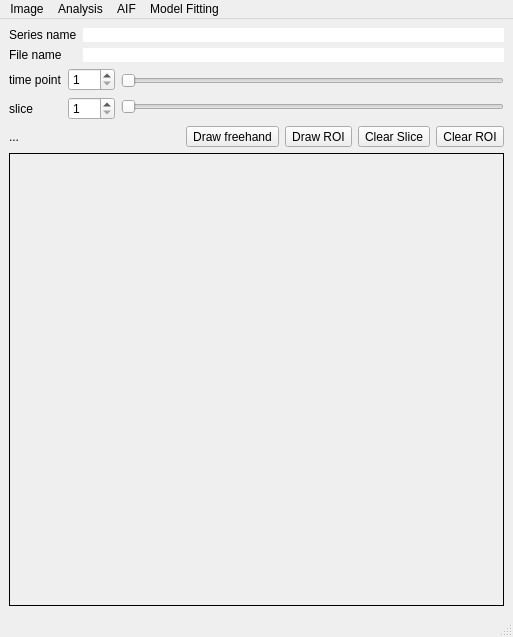
<?xml version="1.0" encoding="UTF-8"?>
<ui version="4.0">
 <class>MainWindow</class>
 <widget class="QMainWindow" name="MainWindow">
  <property name="geometry">
   <rect>
    <x>0</x>
    <y>0</y>
    <width>513</width>
    <height>637</height>
   </rect>
  </property>
  <property name="windowTitle">
   <string>Time Series Viewer</string>
  </property>
  <property name="unifiedTitleAndToolBarOnMac">
   <bool>false</bool>
  </property>
  <widget class="QWidget" name="centralwidget">
   <property name="sizePolicy">
    <sizepolicy hsizetype="Expanding" vsizetype="Expanding">
     <horstretch>0</horstretch>
     <verstretch>0</verstretch>
    </sizepolicy>
   </property>
   <layout class="QGridLayout" name="gridLayout">
    <item row="0" column="0">
     <layout class="QVBoxLayout" name="verticalLayout_6">
      <item>
       <layout class="QHBoxLayout" name="horizontalLayout_2">
        <item>
         <layout class="QVBoxLayout" name="verticalLayout_4">
          <property name="sizeConstraint">
           <enum>QLayout::SetMaximumSize</enum>
          </property>
          <item>
           <widget class="QLabel" name="label_4">
            <property name="sizePolicy">
             <sizepolicy hsizetype="Fixed" vsizetype="Preferred">
              <horstretch>0</horstretch>
              <verstretch>0</verstretch>
             </sizepolicy>
            </property>
            <property name="text">
             <string>Series name</string>
            </property>
           </widget>
          </item>
          <item>
           <widget class="QLabel" name="label_5">
            <property name="sizePolicy">
             <sizepolicy hsizetype="Fixed" vsizetype="Preferred">
              <horstretch>0</horstretch>
              <verstretch>0</verstretch>
             </sizepolicy>
            </property>
            <property name="text">
             <string>File name</string>
            </property>
           </widget>
          </item>
         </layout>
        </item>
        <item>
         <layout class="QVBoxLayout" name="verticalLayout_5">
          <item>
           <widget class="QLabel" name="seriesLabel">
            <property name="sizePolicy">
             <sizepolicy hsizetype="MinimumExpanding" vsizetype="Preferred">
              <horstretch>0</horstretch>
              <verstretch>0</verstretch>
             </sizepolicy>
            </property>
            <property name="autoFillBackground">
             <bool>false</bool>
            </property>
            <property name="styleSheet">
             <string notr="true">background-color : white</string>
            </property>
            <property name="text">
             <string/>
            </property>
            <property name="alignment">
             <set>Qt::AlignJustify|Qt::AlignVCenter</set>
            </property>
           </widget>
          </item>
          <item>
           <widget class="QLabel" name="fileNameLabel">
            <property name="sizePolicy">
             <sizepolicy hsizetype="MinimumExpanding" vsizetype="Preferred">
              <horstretch>0</horstretch>
              <verstretch>0</verstretch>
             </sizepolicy>
            </property>
            <property name="styleSheet">
             <string notr="true">background-color : white</string>
            </property>
            <property name="text">
             <string/>
            </property>
            <property name="alignment">
             <set>Qt::AlignJustify|Qt::AlignVCenter</set>
            </property>
           </widget>
          </item>
         </layout>
        </item>
       </layout>
      </item>
      <item>
       <layout class="QHBoxLayout" name="horizontalLayout">
        <item>
         <layout class="QVBoxLayout" name="verticalLayout">
          <item>
           <widget class="QLabel" name="label_3">
            <property name="text">
             <string>time point</string>
            </property>
           </widget>
          </item>
          <item>
           <widget class="QLabel" name="label_2">
            <property name="text">
             <string>slice</string>
            </property>
           </widget>
          </item>
         </layout>
        </item>
        <item>
         <layout class="QVBoxLayout" name="verticalLayout_2">
          <item>
           <widget class="QSpinBox" name="spinTime">
            <property name="minimum">
             <number>1</number>
            </property>
           </widget>
          </item>
          <item>
           <widget class="QSpinBox" name="spinSlice">
            <property name="minimum">
             <number>1</number>
            </property>
            <property name="maximum">
             <number>100</number>
            </property>
           </widget>
          </item>
         </layout>
        </item>
        <item>
         <layout class="QVBoxLayout" name="verticalLayout_3">
          <item>
           <widget class="QSlider" name="sliderTime">
            <property name="minimum">
             <number>1</number>
            </property>
            <property name="orientation">
             <enum>Qt::Horizontal</enum>
            </property>
           </widget>
          </item>
          <item>
           <widget class="QSlider" name="sliderSlice">
            <property name="minimum">
             <number>1</number>
            </property>
            <property name="orientation">
             <enum>Qt::Horizontal</enum>
            </property>
           </widget>
          </item>
         </layout>
        </item>
       </layout>
      </item>
      <item>
       <layout class="QHBoxLayout" name="horizontalLayout_3">
        <item>
         <widget class="QLabel" name="pixelVal">
          <property name="text">
           <string>...</string>
          </property>
         </widget>
        </item>
        <item>
         <spacer name="horizontalSpacer_2">
          <property name="orientation">
           <enum>Qt::Horizontal</enum>
          </property>
          <property name="sizeHint" stdset="0">
           <size>
            <width>40</width>
            <height>20</height>
           </size>
          </property>
         </spacer>
        </item>
        <item>
         <widget class="QToolButton" name="roiFreehand">
          <property name="text">
           <string>Draw freehand</string>
          </property>
          <property name="checkable">
           <bool>true</bool>
          </property>
         </widget>
        </item>
        <item>
         <widget class="QToolButton" name="roiButton">
          <property name="text">
           <string>Draw ROI</string>
          </property>
          <property name="checkable">
           <bool>true</bool>
          </property>
         </widget>
        </item>
        <item>
         <widget class="QToolButton" name="roiClearSlice">
          <property name="text">
           <string>Clear Slice</string>
          </property>
         </widget>
        </item>
        <item>
         <widget class="QToolButton" name="roiClear">
          <property name="text">
           <string>Clear ROI</string>
          </property>
         </widget>
        </item>
       </layout>
      </item>
      <item>
       <widget class="QScrollArea" name="scrollArea">
        <property name="frameShape">
         <enum>QFrame::NoFrame</enum>
        </property>
        <property name="frameShadow">
         <enum>QFrame::Plain</enum>
        </property>
        <property name="lineWidth">
         <number>1</number>
        </property>
        <property name="widgetResizable">
         <bool>true</bool>
        </property>
        <widget class="QWidget" name="scrollAreaWidgetContents">
         <property name="geometry">
          <rect>
           <x>0</x>
           <y>0</y>
           <width>493</width>
           <height>450</height>
          </rect>
         </property>
         <property name="sizePolicy">
          <sizepolicy hsizetype="Ignored" vsizetype="Ignored">
           <horstretch>0</horstretch>
           <verstretch>0</verstretch>
          </sizepolicy>
         </property>
         <layout class="QGridLayout" name="gridLayout_2">
          <property name="margin">
           <number>0</number>
          </property>
          <item row="0" column="0">
           <widget class="ImageSliceDisplayLabel" name="label">
            <property name="sizePolicy">
             <sizepolicy hsizetype="MinimumExpanding" vsizetype="MinimumExpanding">
              <horstretch>0</horstretch>
              <verstretch>0</verstretch>
             </sizepolicy>
            </property>
            <property name="autoFillBackground">
             <bool>false</bool>
            </property>
            <property name="frameShape">
             <enum>QFrame::Box</enum>
            </property>
            <property name="text">
             <string/>
            </property>
            <property name="scaledContents">
             <bool>true</bool>
            </property>
            <property name="margin">
             <number>0</number>
            </property>
            <property name="indent">
             <number>0</number>
            </property>
           </widget>
          </item>
         </layout>
        </widget>
       </widget>
      </item>
     </layout>
    </item>
   </layout>
  </widget>
  <widget class="QMenuBar" name="menubar">
   <property name="geometry">
    <rect>
     <x>0</x>
     <y>0</y>
     <width>513</width>
     <height>21</height>
    </rect>
   </property>
   <widget class="QMenu" name="menuImage">
    <property name="title">
     <string>Image</string>
    </property>
    <widget class="QMenu" name="menuOpen">
     <property name="title">
      <string>Open</string>
     </property>
     <addaction name="actionDICOM"/>
     <addaction name="actionNpz"/>
    </widget>
    <widget class="QMenu" name="menuSave_ROI">
     <property name="title">
      <string>Save ROI</string>
     </property>
     <addaction name="action_saveROIasRaw"/>
     <addaction name="action_saveROIasNpz"/>
    </widget>
    <widget class="QMenu" name="menuLoad_ROI">
     <property name="title">
      <string>Load ROI</string>
     </property>
     <addaction name="actionLoadROI_raw"/>
     <addaction name="actionLoadRoi_npz"/>
    </widget>
    <addaction name="menuOpen"/>
    <addaction name="actionShow_data"/>
    <addaction name="separator"/>
    <addaction name="actionSave"/>
    <addaction name="separator"/>
    <addaction name="menuSave_ROI"/>
    <addaction name="menuLoad_ROI"/>
   </widget>
   <widget class="QMenu" name="menuAnalysis">
    <property name="title">
     <string>Analysis</string>
    </property>
    <addaction name="actionMaximum_Intensity_Map"/>
    <addaction name="actionMean_baseline_image"/>
    <addaction name="actionMaximum_intensity_timepoint_map"/>
    <addaction name="actionZeros_map"/>
    <addaction name="actionAorta_seed_score_map"/>
   </widget>
   <widget class="QMenu" name="menuROI">
    <property name="title">
     <string>AIF</string>
    </property>
    <addaction name="actionSelect_AIF_voxels"/>
    <addaction name="actionAorta_mask_method_auto"/>
    <addaction name="actionSelect_voxels_2"/>
   </widget>
   <widget class="QMenu" name="menuModel_Fitting">
    <property name="title">
     <string>Model Fitting</string>
    </property>
    <addaction name="actionFit_2CFM"/>
   </widget>
   <addaction name="menuImage"/>
   <addaction name="menuAnalysis"/>
   <addaction name="menuROI"/>
   <addaction name="menuModel_Fitting"/>
  </widget>
  <widget class="QStatusBar" name="statusbar"/>
  <action name="actionMaximum_Intensity_Map">
   <property name="text">
    <string>Maximum intensity map</string>
   </property>
  </action>
  <action name="actionMean_baseline_image">
   <property name="text">
    <string>Mean baseline map</string>
   </property>
  </action>
  <action name="actionAorta_Seed_Voxel">
   <property name="text">
    <string>Aorta Seed Voxel</string>
   </property>
  </action>
  <action name="actionFloodfill_from_seed">
   <property name="text">
    <string>Floodfill from seed</string>
   </property>
  </action>
  <action name="actionSelect_AIF_voxels">
   <property name="text">
    <string>Aorta mask method user</string>
   </property>
  </action>
  <action name="actionSave">
   <property name="text">
    <string>Save series as npz</string>
   </property>
  </action>
  <action name="actionDICOM">
   <property name="text">
    <string>DICOM</string>
   </property>
  </action>
  <action name="actionNpz">
   <property name="text">
    <string>npz</string>
   </property>
  </action>
  <action name="actionMaximum_intensity_timepoint_map">
   <property name="text">
    <string>Time to peak map</string>
   </property>
  </action>
  <action name="actionAorta_seed_score_map">
   <property name="text">
    <string>Aorta seed score map</string>
   </property>
  </action>
  <action name="actionSave_ROI">
   <property name="text">
    <string>Save ROI raw</string>
   </property>
  </action>
  <action name="actionSelect_voxels_2">
   <property name="text">
    <string>Global automated method</string>
   </property>
  </action>
  <action name="actionZeros_map">
   <property name="text">
    <string>Zero minimum intensity map</string>
   </property>
  </action>
  <action name="actionShow_data">
   <property name="text">
    <string>Show data</string>
   </property>
  </action>
  <action name="actionAorta_mask_method_auto">
   <property name="text">
    <string>Aorta mask method auto</string>
   </property>
  </action>
  <action name="actionLoad_ROI">
   <property name="text">
    <string>Load ROI</string>
   </property>
  </action>
  <action name="action_saveROIasRaw">
   <property name="text">
    <string>raw for PMI</string>
   </property>
  </action>
  <action name="action_saveROIasNpz">
   <property name="text">
    <string>npz</string>
   </property>
  </action>
  <action name="actionLoadROI_raw">
   <property name="text">
    <string>raw from pmi</string>
   </property>
  </action>
  <action name="actionLoadRoi_npz">
   <property name="text">
    <string>npz</string>
   </property>
  </action>
  <action name="actionFit_2CFM">
   <property name="text">
    <string>Fit 2CFM</string>
   </property>
  </action>
 </widget>
 <customwidgets>
  <customwidget>
   <class>ImageSliceDisplayLabel</class>
   <extends>QLabel</extends>
   <header location="global">ImageDisplayWindow.ImageSliceDisplayLabel.h</header>
  </customwidget>
 </customwidgets>
 <resources/>
 <connections>
  <connection>
   <sender>spinSlice</sender>
   <signal>valueChanged(int)</signal>
   <receiver>sliderSlice</receiver>
   <slot>setValue(int)</slot>
   <hints>
    <hint type="sourcelabel">
     <x>40</x>
     <y>61</y>
    </hint>
    <hint type="destinationlabel">
     <x>169</x>
     <y>60</y>
    </hint>
   </hints>
  </connection>
  <connection>
   <sender>sliderSlice</sender>
   <signal>valueChanged(int)</signal>
   <receiver>spinSlice</receiver>
   <slot>setValue(int)</slot>
   <hints>
    <hint type="sourcelabel">
     <x>169</x>
     <y>60</y>
    </hint>
    <hint type="destinationlabel">
     <x>40</x>
     <y>61</y>
    </hint>
   </hints>
  </connection>
  <connection>
   <sender>spinTime</sender>
   <signal>valueChanged(int)</signal>
   <receiver>sliderTime</receiver>
   <slot>setValue(int)</slot>
   <hints>
    <hint type="sourcelabel">
     <x>280</x>
     <y>61</y>
    </hint>
    <hint type="destinationlabel">
     <x>399</x>
     <y>60</y>
    </hint>
   </hints>
  </connection>
  <connection>
   <sender>sliderTime</sender>
   <signal>valueChanged(int)</signal>
   <receiver>spinTime</receiver>
   <slot>setValue(int)</slot>
   <hints>
    <hint type="sourcelabel">
     <x>305</x>
     <y>88</y>
    </hint>
    <hint type="destinationlabel">
     <x>91</x>
     <y>88</y>
    </hint>
   </hints>
  </connection>
 </connections>
</ui>
